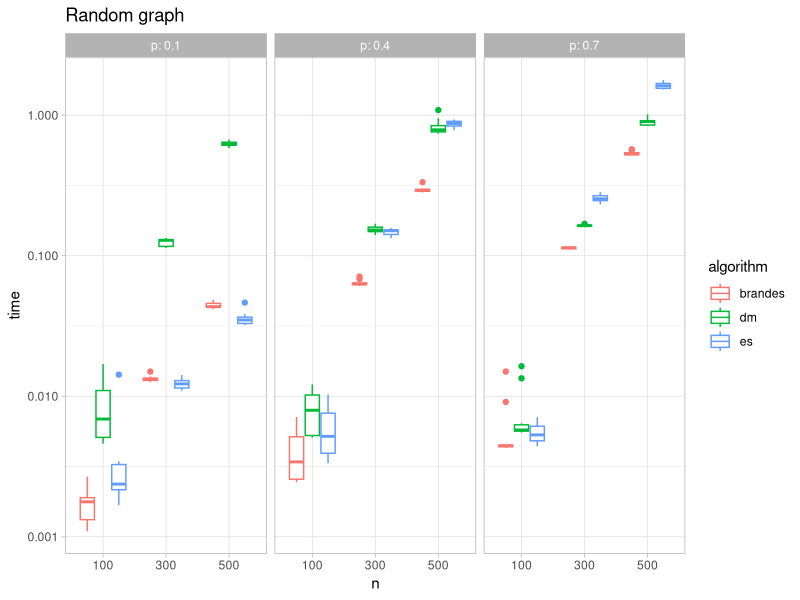
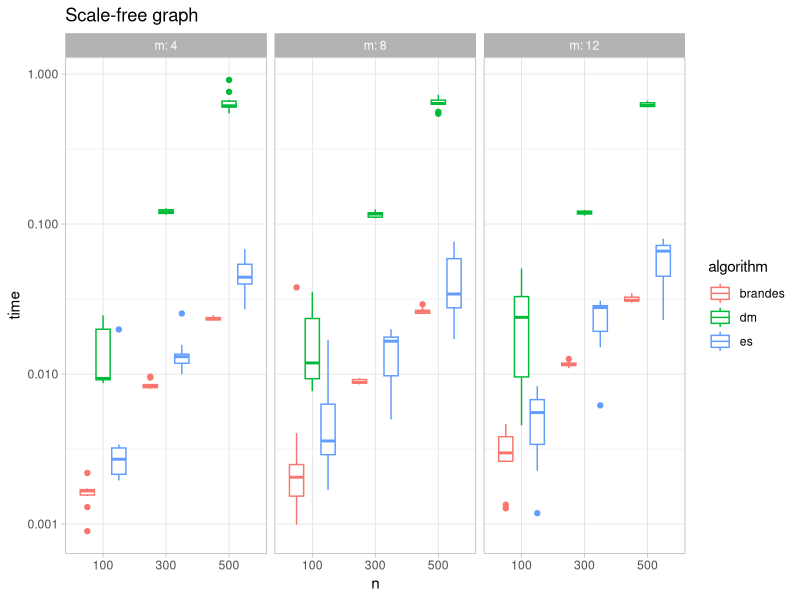

Generate these figures, in order, with R:
library(readr)
library(dplyr)
library(tidyr)
library(ggplot2)

data <- read_csv('experiment_data.csv') %>%
  gather(key = 'algorithm', value = 'time',
         `time-brandes`, `time-dm`, `time-es`) %>%
  mutate(algorithm = gsub('time-', '', algorithm)) %>%
  mutate(n = factor(n)) %>%
  rename(param = `p-or-m`) %>%
  select(n, type, param, algorithm, time)

theme_set(theme_light())

gp <- ggplot(
  data %>%
    filter(type == 'random', param == 0.1 | param == 0.4 | param == 0.7) %>%
    rename(p = param),
  aes(n, time, color = algorithm)) +
  facet_grid(. ~ p, labeller = label_both) +
  geom_boxplot() +
  ggtitle('Random graph') +
  scale_y_continuous(trans = 'log10')
ggsave('random.pdf', gp, width = 15, height = 6, units = 'cm')

gp <- ggplot(
  data %>%
    filter(type == 'scale-free', param == 4 | param == 8 | param == 12) %>%
    rename(m = param),
  aes(n, time, color = algorithm)) +
  facet_grid(. ~ m, labeller = label_both) +
  geom_boxplot() +
  ggtitle('Scale-free graph') +
  scale_y_continuous(trans = 'log10')
ggsave('scale-free.pdf', gp, width = 15, height = 6, units = 'cm')
